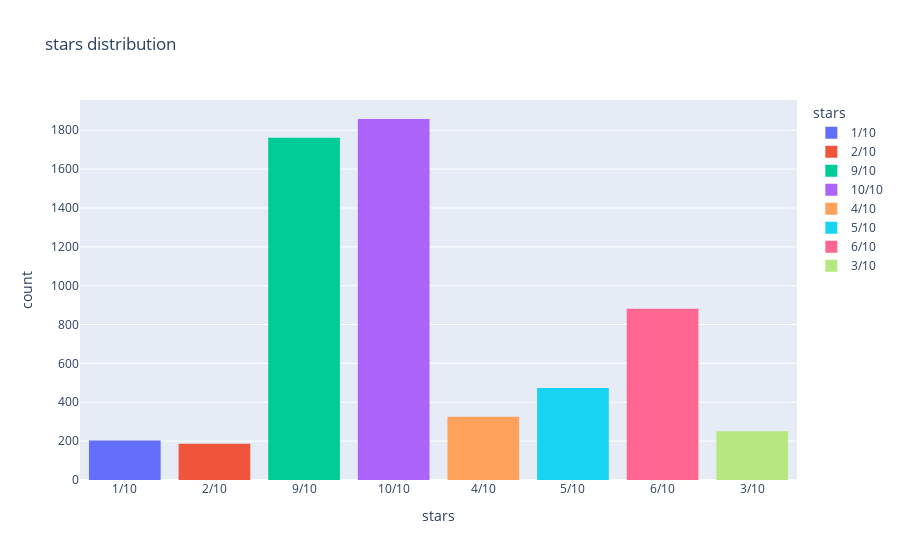

Here is the notebook cell this chart was saved with:
### Code cell
fig = px.histogram(df,
             x='stars',
             height=500,
             title='stars distribution',
             color='stars'
            )
fig.show()

### Figure 1 — Plotly figure (JSON) as saved in the notebook; plotly's stock layout.template omitted (floating-point values rounded to 4 significant figures; data arrays with more than 128 entries replaced by an {"elided": "..."} marker saying what was removed)
{"data": [{"alignmentgroup": "True", "bingroup": "x", "hovertemplate": "stars=%{x}<br>count=%{y}<extra></extra>", "legendgroup": "1/10", "marker": {"color": "#636efa", "pattern": {"shape": ""}}, "name": "1/10", "offsetgroup": "1/10", "orientation": "v", "showlegend": true, "type": "histogram", "x": {"elided": "203 str values"}, "xaxis": "x", "yaxis": "y"}, {"alignmentgroup": "True", "bingroup": "x", "hovertemplate": "stars=%{x}<br>count=%{y}<extra></extra>", "legendgroup": "2/10", "marker": {"color": "#EF553B", "pattern": {"shape": ""}}, "name": "2/10", "offsetgroup": "2/10", "orientation": "v", "showlegend": true, "type": "histogram", "x": {"elided": "186 str values"}, "xaxis": "x", "yaxis": "y"}, {"alignmentgroup": "True", "bingroup": "x", "hovertemplate": "stars=%{x}<br>count=%{y}<extra></extra>", "legendgroup": "9/10", "marker": {"color": "#00cc96", "pattern": {"shape": ""}}, "name": "9/10", "offsetgroup": "9/10", "orientation": "v", "showlegend": true, "type": "histogram", "x": {"elided": "1762 str values"}, "xaxis": "x", "yaxis": "y"}, {"alignmentgroup": "True", "bingroup": "x", "hovertemplate": "stars=%{x}<br>count=%{y}<extra></extra>", "legendgroup": "10/10", "marker": {"color": "#ab63fa", "pattern": {"shape": ""}}, "name": "10/10", "offsetgroup": "10/10", "orientation": "v", "showlegend": true, "type": "histogram", "x": {"elided": "1858 str values"}, "xaxis": "x", "yaxis": "y"}, {"alignmentgroup": "True", "bingroup": "x", "hovertemplate": "stars=%{x}<br>count=%{y}<extra></extra>", "legendgroup": "4/10", "marker": {"color": "#FFA15A", "pattern": {"shape": ""}}, "name": "4/10", "offsetgroup": "4/10", "orientation": "v", "showlegend": true, "type": "histogram", "x": {"elided": "325 str values"}, "xaxis": "x", "yaxis": "y"}, {"alignmentgroup": "True", "bingroup": "x", "hovertemplate": "stars=%{x}<br>count=%{y}<extra></extra>", "legendgroup": "5/10", "marker": {"color": "#19d3f3", "pattern": {"shape": ""}}, "name": "5/10", "offsetgroup": "5/10", "orientation": "v", "showlegend": true, "type": "histogram", "x": {"elided": "473 str values"}, "xaxis": "x", "yaxis": "y"}, {"alignmentgroup": "True", "bingroup": "x", "hovertemplate": "stars=%{x}<br>count=%{y}<extra></extra>", "legendgroup": "6/10", "marker": {"color": "#FF6692", "pattern": {"shape": ""}}, "name": "6/10", "offsetgroup": "6/10", "orientation": "v", "showlegend": true, "type": "histogram", "x": {"elided": "881 str values"}, "xaxis": "x", "yaxis": "y"}, {"alignmentgroup": "True", "bingroup": "x", "hovertemplate": "stars=%{x}<br>count=%{y}<extra></extra>", "legendgroup": "3/10", "marker": {"color": "#B6E880", "pattern": {"shape": ""}}, "name": "3/10", "offsetgroup": "3/10", "orientation": "v", "showlegend": true, "type": "histogram", "x": {"elided": "251 str values"}, "xaxis": "x", "yaxis": "y"}], "layout": {"autosize": true, "barmode": "relative", "legend": {"title": {"text": "stars"}, "tracegroupgap": 0}, "title": {"text": "stars distribution"}, "xaxis": {"anchor": "y", "autorange": true, "categoryarray": ["1/10", "2/10", "9/10", "10/10", "4/10", "5/10", "6/10", "3/10"], "categoryorder": "array", "domain": [0, 1], "range": [-0.5, 7.5], "title": {"text": "stars"}, "type": "category"}, "yaxis": {"anchor": "x", "autorange": true, "domain": [0, 1], "range": [0, 1956.0], "title": {"text": "count"}}}}
